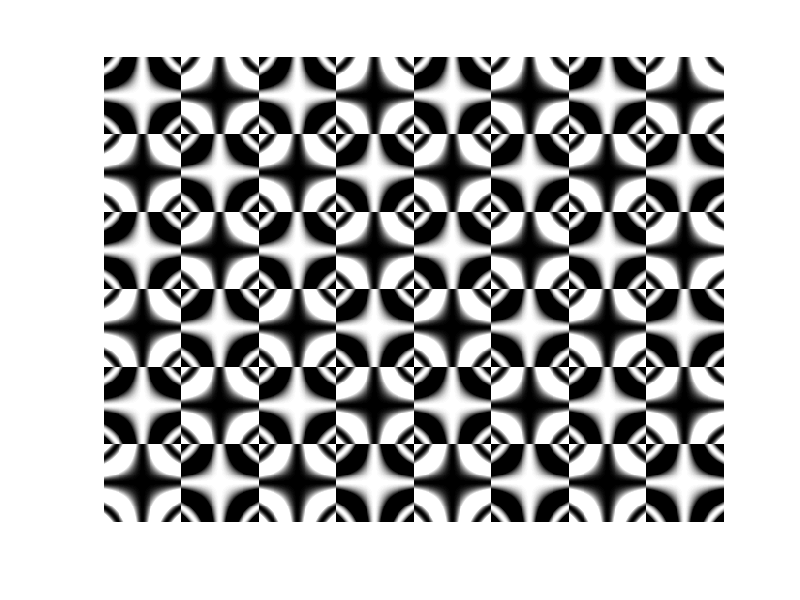

The MATLAB source for this figure:
clear all
close all
clc

r = 480;
c = 640;
img = zeros(r,c);
block_size = [80,80];

test_block = zeros(block_size(1),block_size(2),2);
test_block_white = zeros(block_size);
test_block_black = zeros(block_size);
 
for i=1:block_size(1),
    for j=1:block_size(2),
        x = i - block_size(1)/2;
        y = j - block_size(2)/2;
        test_block(i,j,1) = 255*cos(0.5*(x*y)/block_size(1));
        test_block(i,j,2) = 255-255*cos(0.5*(x*y)/block_size(1));
    end
end


ti = 0;
for i=1:block_size(1):r,
    tj = ti;
    for j=1:block_size(2):c,
        %Simplge Checkerboard Pattern (Black & White)
%         img(i:i+block_size(1)-1,j:j+block_size(2)-1) = tj*255;
        %A Cosine function inside a Checkerboard for grayscale values
        img(i:i+block_size(1)-1,j:j+block_size(2)-1) = test_block(:,:,tj+1);
%         img(i:end,j:end) = tj*255;
        tj = 1-tj;
    end
    ti = 1-ti;
end

img = uint8(img);
imwrite(img,'Checkerboard.bmp','BMP');
imshow(img)